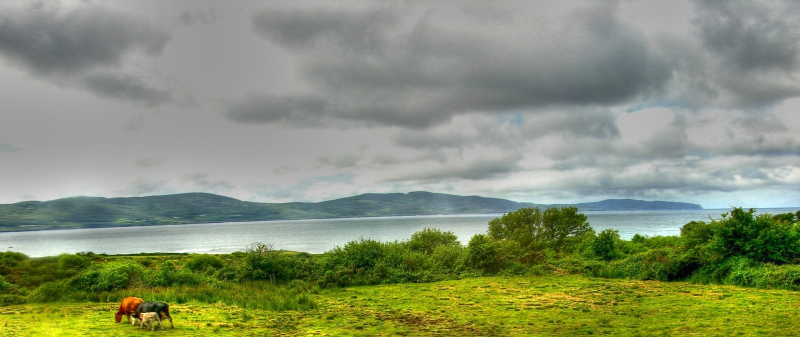
#> input picture in_img/img_01.jpg, 1599 x 674 px, found by its file name (shown at 1/2 size); its folder holds 2 pictures in this run
$ python resize_image.py   (Python 2 division)
#> lines starting #> are read from the running program, lines starting #| are printed output that depends on the picture
import warnings
warnings.filterwarnings("ignore")
import cv2
import os

def main():

	IN_PATH = location("\in_img")
	OUT_PATH = location("\out_img")

	for image_name in os.listdir(IN_PATH):
		im = cv2.imread(os.path.join(IN_PATH, image_name))
#> im is the input picture: shape (674, 1599, 3); mean B, G, R 114.8, 145.2, 135.5
		im_resize = cv2.resize(im, (1024, resize(1024, im.shape[0], im.shape[1])))
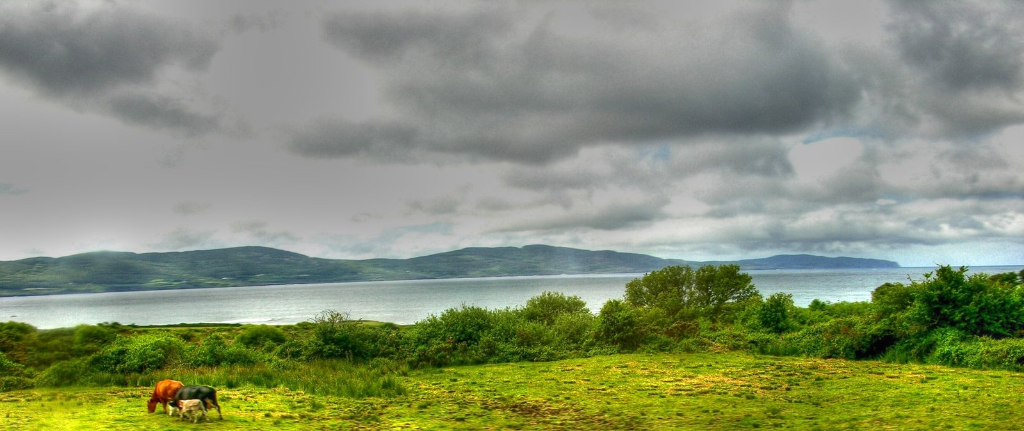
#> im_resize: shape (431, 1024, 3); mean B, G, R 114.7, 145.1, 135.4
		cv2.imwrite(os.path.join(OUT_PATH, image_name), im_resize)
#> pass 2 of the loop in main, `for image_name in os.listdir(IN_PATH):`:
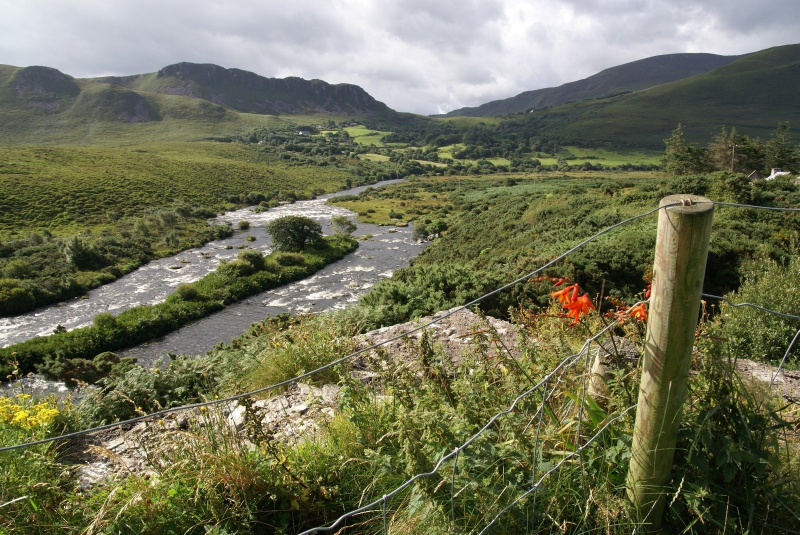
#> input picture in_img/img_02.jpg, 1599 x 1070 px, found by its file name (shown at 1/2 size)
#> in main, im is the input picture: shape (1070, 1599, 3); mean B, G, R 86.2, 112.6, 111.1
#> in main, `im_resize = cv2.resize(im, (1024, resize(1024, im.shape[0], im.shape[1..`:
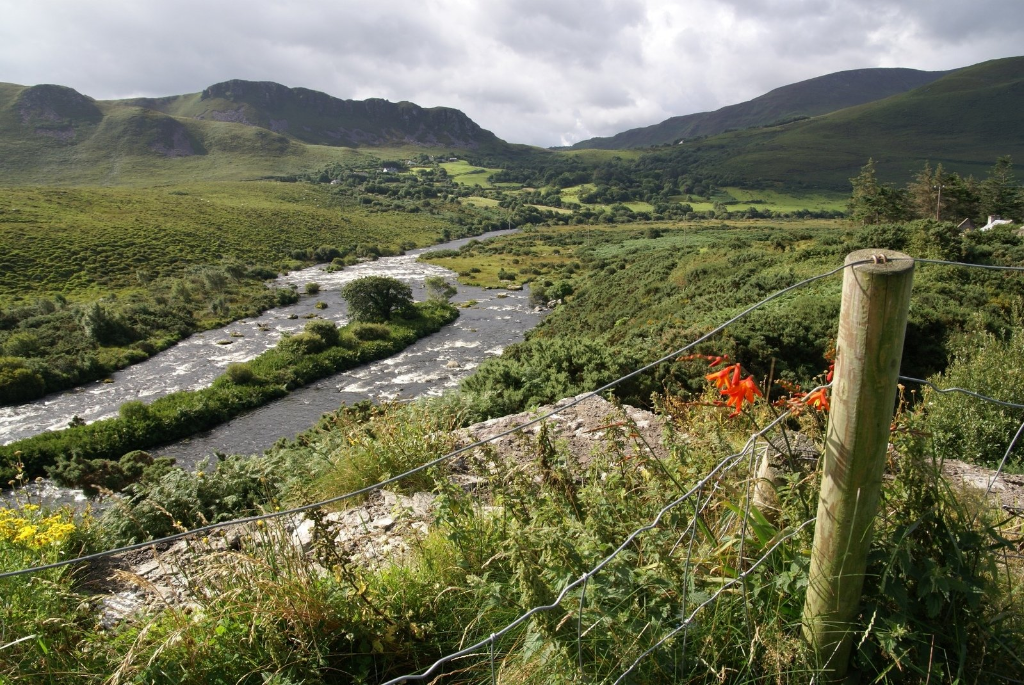
#> im_resize: shape (685, 1024, 3); mean B, G, R 86.1, 112.5, 111


def location(path):
	dirname = os.path.abspath(os.getcwd())
	return dirname + path

def resize(a, b, c):
	return (a * b) / c

if __name__ == "__main__":
	main()
